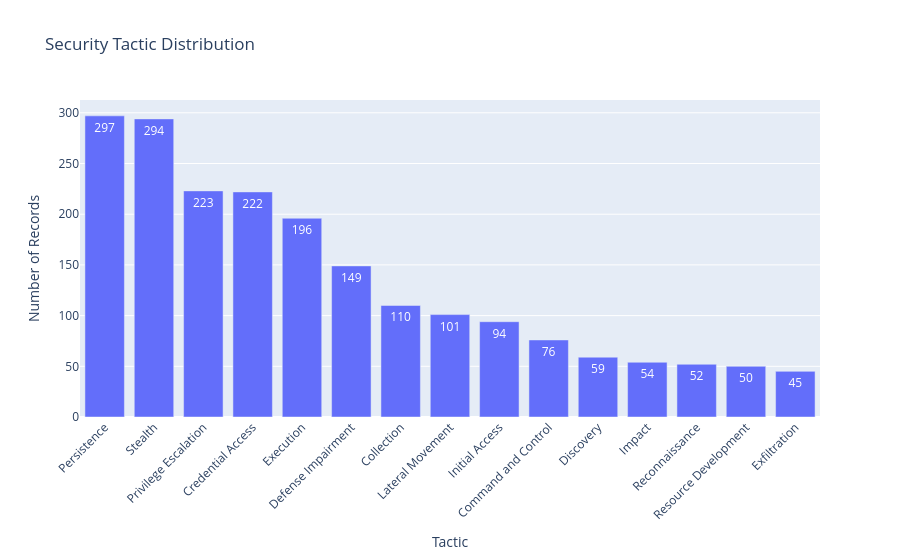

Notebook cell for this chart:
### Code cell
tactic_distribution = (
    df["tactics"]
    .dropna()
    .astype(str)
    .str.split(r",\s*")
    .explode()
    .str.strip()
)

tactic_distribution = (
    tactic_distribution[tactic_distribution.ne("")]
    .value_counts()
    .rename_axis("tactic_name")
    .reset_index(name="record_count")
)

fig = px.bar(
    tactic_distribution,
    x="tactic_name",
    y="record_count",
    title="Security Tactic Distribution",
    text="record_count",
    labels={
        "tactic_name": "Tactic",
        "record_count": "Number of Records"
    }
)

fig.update_layout(xaxis_tickangle=-45)
fig.show()

### Figure 1 — Plotly figure (JSON) as saved in the notebook; plotly's stock layout.template omitted (floating-point values rounded to 4 significant figures)
{"data": [{"hovertemplate": "Tactic=%{x}<br>Number of Records=%{text}<extra></extra>", "legendgroup": "", "marker": {"color": "#636efa", "pattern": {"shape": ""}}, "name": "", "orientation": "v", "showlegend": false, "text": [297.0, 294.0, 223.0, 222.0, 196.0, 149.0, 110.0, 101.0, 94.0, 76.0, 59.0, 54.0, 52.0, 50.0, 45.0], "textposition": "auto", "type": "bar", "x": ["Persistence", "Stealth", "Privilege Escalation", "Credential Access", "Execution", "Defense Impairment", "Collection", "Lateral Movement", "Initial Access", "Command and Control", "Discovery", "Impact", "Reconnaissance", "Resource Development", "Exfiltration"], "xaxis": "x", "y": [297, 294, 223, 222, 196, 149, 110, 101, 94, 76, 59, 54, 52, 50, 45], "yaxis": "y"}], "layout": {"barmode": "relative", "legend": {"tracegroupgap": 0}, "title": {"text": "Security Tactic Distribution"}, "xaxis": {"anchor": "y", "domain": [0, 1], "tickangle": -45, "title": {"text": "Tactic"}}, "yaxis": {"anchor": "x", "domain": [0, 1], "title": {"text": "Number of Records"}}}}
